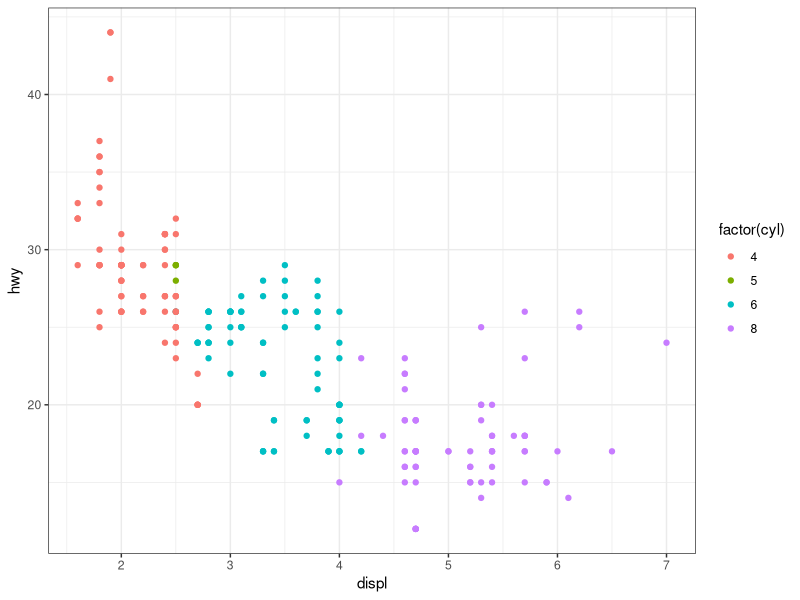
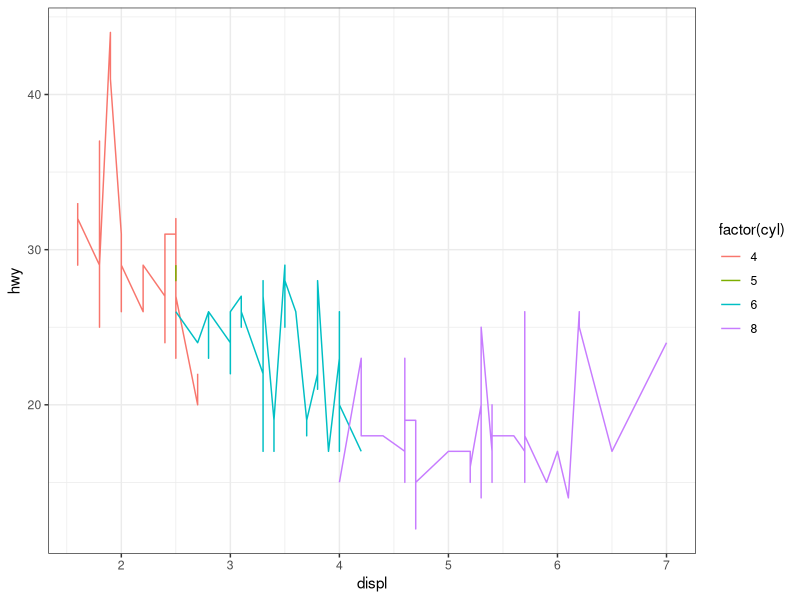
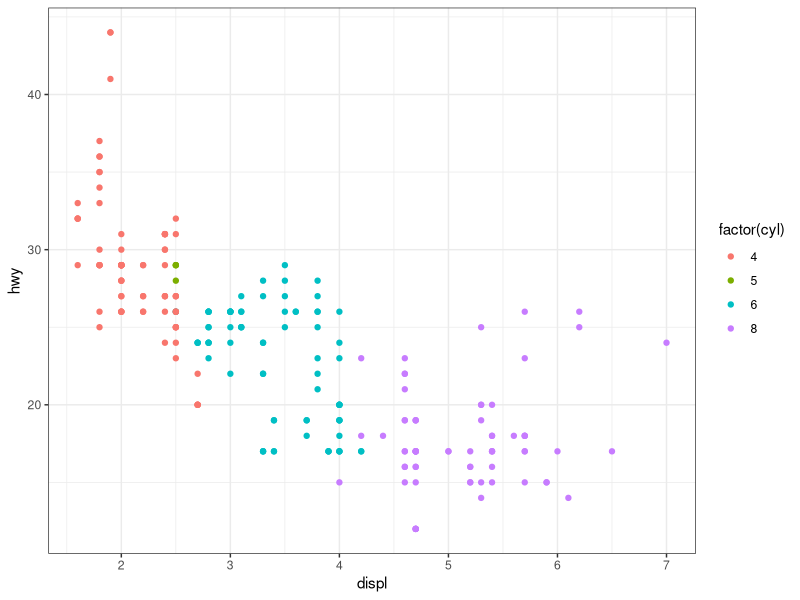
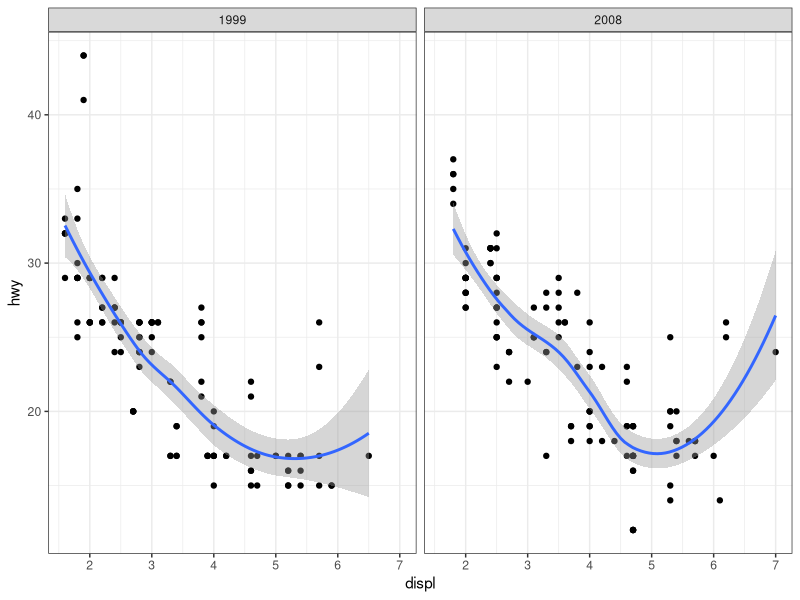

R code for these plots, in order:
#' ---
#' title: "The grammar of ggplot2"
#' author: "Pavan Gurazada"
#' date: "`r format(Sys.Date())`"
#' output: github_document
#' fig_width: 2
#' fig_height: 2
#' ---


library(tidyverse)

set.seed(20130810)
theme_set(theme_bw())

data("mpg")
glimpse(mpg)

#' **For the cars data, how are engine size and fuel economy related?**


#' We want to represent the relationship between two variables. Each observation
#' is a point in the parameter space of these variables. In a plane with these
#' two variables there are specific points that the observations occupy. The
#' coordinates of an observation fix the point, which can further have a size,
#' color and shape. These are the aesthetics of the data. A scatter plot
#' represents the relationship between two features as observed in the data. The
#' points that are present speak as much as those which are absent. From a
#' scatter plot, given the value of a feature we can infer what the observations
#' would be of the other feature

qplot(displ, hwy, data = mpg, color = factor(cyl))

#' A geometry is used to map a shape to the (naked) point and determines the
#' type of the plot.

#' Using a proper geometry to highlight the intention of the plot is crucial. A
#' line instead of a point is grammatically correct, but is not meaningful


qplot(displ, hwy, data = mpg, geom = "line", color = factor(cyl)) 

#' This plot makes no sense, but why? Are we making any assumptions about the
#' variable here?

#' In a plot several geometries can be overlayed to present a statement about
#' the data. *A picture is worth a thousand words.*

#' Irrespective of the physical units of features, everything needs to be
#' eventually mapped to pixels on a plot. This conversion is called scaling.

qplot(displ, hwy, data = mpg, color = factor(cyl))

#' Here, there are three aesthetics that need to be scaled - `x, y` and `color`.
#' These three aesthetics (measured in pixels) need to be mapped to real life
#' features (measured in miles/gallon, etc). While x and y scaling can be
#' understood readily the scaling for color is not intuitive since it is not
#' numeric; however, the mapping here can be understood as to a number-ish thing
#' which is used to represent colors. Discrete values (e.g., categorical
#' variables) are mapped to evenly spaced colors on the color wheel

#' In sum, every point has the following aesthetics - x, y, color, size and
#' shape. By defining these values, we provide all the information a computer
#' needs to plot the dataset. In essence, the mapping from human discernable
#' features to computer discernable aesthetics is complete.

#' In sum, a plot is a computer rendering of geometry, scale and 
#' annotation. Hence, a plot is an complete representation of the data.

#' Beyond merely representing data, plots are very useful to highlight patterns
#' in the data. For e.g.,

qplot(displ, hwy, data = mpg, facets = . ~ year) + geom_smooth()

#' The smoothing geometry represents the outcome of a statistical transformation
#' applied to the data. The facets divide the mapping into groups and hence
#' provide a layer of summary that was not evident in the previous plot.

#' So, what is the high-level understanding of a plot? The data, mapping,
#' statistic, geometry and position adjustment form a layer in a plot. Scales
#' apply to all the data in a plot and control the mapping from data to
#' aesthetics. Scales can transform continuous variables to size and color;
#' discrete variables to shape and color. The layers and scales are placed on a
#' coordinate system that controls the axes and the gridlines.

#' In R-speak, a plot is a list with the following components: data, mapping,
#' layers, scales, coordinates and facets.